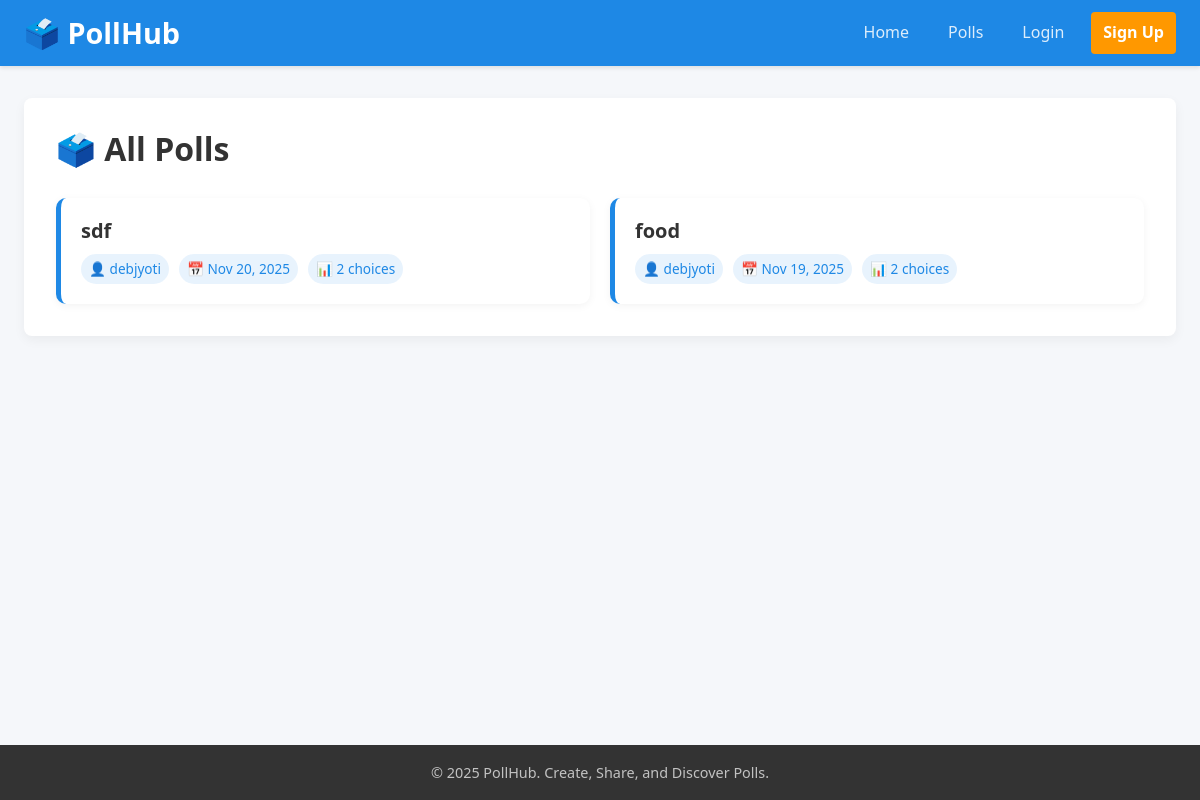
Screenshot of /polls/ with the database file from the repository.
### polls/models.py (models this page shows, shortened)
class Poll(models.Model):
    question = models.CharField(max_length=255)
    is_public = models.BooleanField(default=True)
    created_at = models.DateTimeField(auto_now_add=True)
    owner = models.ForeignKey(User, on_delete=models.CASCADE, related_name='polls', null=True, blank=True)
    slug = models.SlugField(unique=True, blank=True)
    private_code = models.UUIDField(default=uuid.uuid4, unique=True)

class User(models.Model):
    username = models.CharField(max_length=255)
    email = models.EmailField(unique=True)
    password = models.CharField(max_length=255)
    super_user = models.BooleanField(default=False)
    created_at = models.DateTimeField(auto_now_add=True)

### polls/views.py (the view)
# urls.py: path('polls/', views.poll_list, name='poll_list'),
def poll_list(request):
    polls = Poll.objects.select_related('owner').prefetch_related('choices').filter(is_public=True).order_by('-created_at')
    return render(request, 'polls/poll_list.html', {'polls': polls})

### polls/context_processors.py (called while the page is built, shortened)
def current_user(request):
    user_id = request.session.get('user_id')
    print(f"DEBUG: context_processor - session user_id: {user_id}")
    return {'current_user': None}

### frontend/templates/polls/poll_list.html (shortened to what this page needs)
{% extends 'base.html' %}
{% block content %}
<div class="list-header">
    <h1 class="page-title">🗳️ All Polls</h1>
</div>
<div class="poll-list-grid">
    {% for poll in polls %}
        <div class="poll-card">
            <h3 class="poll-question">
                <a href="{% url 'poll_detail' poll.slug %}" class="poll-link">
                    {{ poll.question }}
                </a>
            </h3>
            <div class="poll-meta">
                <span class="meta-tag meta-tag-info">
                    👤 {{ poll.owner.username|default:"Anonymous" }}
                </span>
                <span class="meta-tag meta-tag-info">
                    📅 {{ poll.created_at|date:"M d, Y" }}
                </span>
                <span class="meta-tag meta-tag-info">
                    📊 {{ poll.choices.count }} choices
                </span>
                </div>
        </div>
    {% endfor %}
</div>
{% endblock %}

### frontend/static/css/style.css (style rules this page uses)
:root { --color-primary: #1e88e5; --color-secondary: #ff9800; --color-text-dark: #333; --color-text-light: #fff; --color-background: #f5f7fa; --color-card-bg: #fff; --color-border: #ddd; --color-success: #4caf50; --color-error: #f44336; --color-warning: #ffc107; --color-info: #2196f3; --font-family: 'Segoe UI', Tahoma, Geneva, Verdana, sans-serif; }
* { box-sizing: border-box; margin: 0; padding: 0; }
html { height: 100%; }
body { font-family: var(--font-family); line-height: 1.6; color: var(--color-text-dark); background-color: var(--color-background); min-height: 100vh; }
h1, h2, h3 { line-height: 1.2; }
.list-header { display: flex; justify-content: space-between; align-items: center; margin-bottom: 30px; }
.poll-list-grid { display: grid; grid-template-columns: repeat(auto-fit, minmax(300px, 1fr)); gap: 20px; }
.poll-card { background-color: var(--color-card-bg); padding: 20px; border-radius: 10px; border-left: 5px solid var(--color-primary); box-shadow: 0 2px 8px rgba(0, 0, 0, 0.05); transition: transform 0.2s, box-shadow 0.2s; }
.poll-question { font-size: 1.25rem; margin-top: 0; margin-bottom: 10px; line-height: 1.3; }
.poll-link { text-decoration: none; color: var(--color-text-dark); transition: color 0.2s; }
.poll-meta { display: flex; gap: 10px; font-size: 0.85rem; color: #6a737d; flex-wrap: wrap; margin-top: 10px; }
.meta-tag { padding: 4px 8px; border-radius: 15px; font-weight: 500; }
.meta-tag-info { background: rgba(30, 136, 229, 0.1); color: var(--color-primary); }

### rows the page displays
Poll: question "sdf", owner.username "debjyoti", created_at "Nov 20, 2025", choices.count "2"
Poll: question "food", owner.username "debjyoti", created_at "Nov 19, 2025", choices.count "2"
